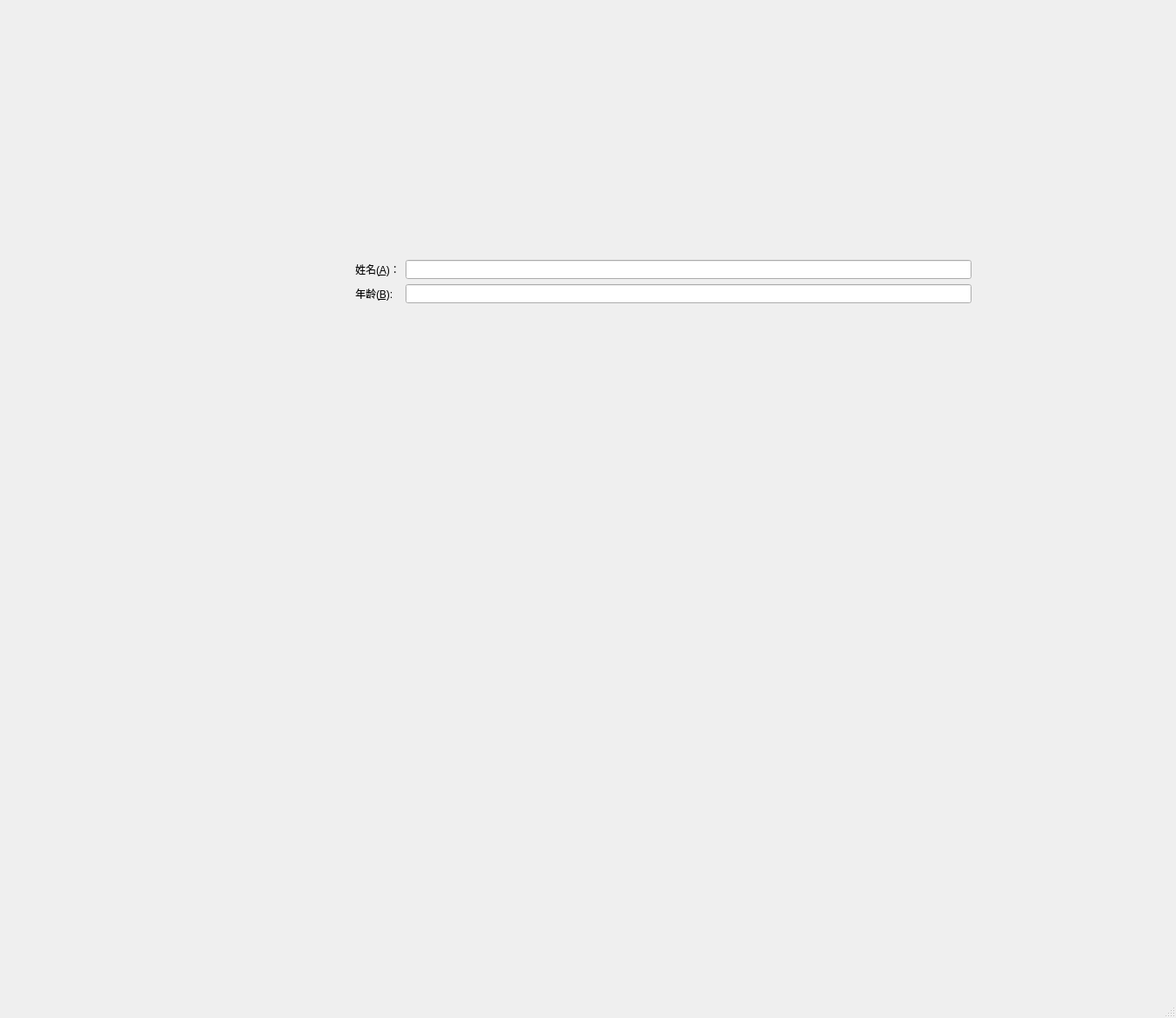
<?xml version="1.0" encoding="UTF-8"?>
<ui version="4.0">
 <class>MainWindow</class>
 <widget class="QMainWindow" name="MainWindow">
  <property name="geometry">
   <rect>
    <x>0</x>
    <y>0</y>
    <width>1357</width>
    <height>1175</height>
   </rect>
  </property>
  <property name="windowTitle">
   <string>MainWindow</string>
  </property>
  <widget class="QWidget" name="centralwidget">
   <widget class="QWidget" name="formLayoutWidget">
    <property name="geometry">
     <rect>
      <x>410</x>
      <y>300</y>
      <width>711</width>
      <height>161</height>
     </rect>
    </property>
    <layout class="QFormLayout" name="formLayout">
     <item row="0" column="0">
      <widget class="QLabel" name="label">
       <property name="text">
        <string>姓名(&amp;A)：</string>
       </property>
       <property name="buddy">
        <cstring>lineEdit</cstring>
       </property>
      </widget>
     </item>
     <item row="0" column="1">
      <widget class="QLineEdit" name="lineEdit"/>
     </item>
     <item row="1" column="0">
      <widget class="QLabel" name="label_2">
       <property name="text">
        <string>年龄(&amp;B):</string>
       </property>
       <property name="buddy">
        <cstring>lineEdit_2</cstring>
       </property>
      </widget>
     </item>
     <item row="1" column="1">
      <widget class="QLineEdit" name="lineEdit_2"/>
     </item>
    </layout>
   </widget>
  </widget>
  <widget class="QMenuBar" name="menubar">
   <property name="geometry">
    <rect>
     <x>0</x>
     <y>0</y>
     <width>1357</width>
     <height>37</height>
    </rect>
   </property>
  </widget>
  <widget class="QStatusBar" name="statusbar"/>
 </widget>
 <resources/>
 <connections/>
</ui>
